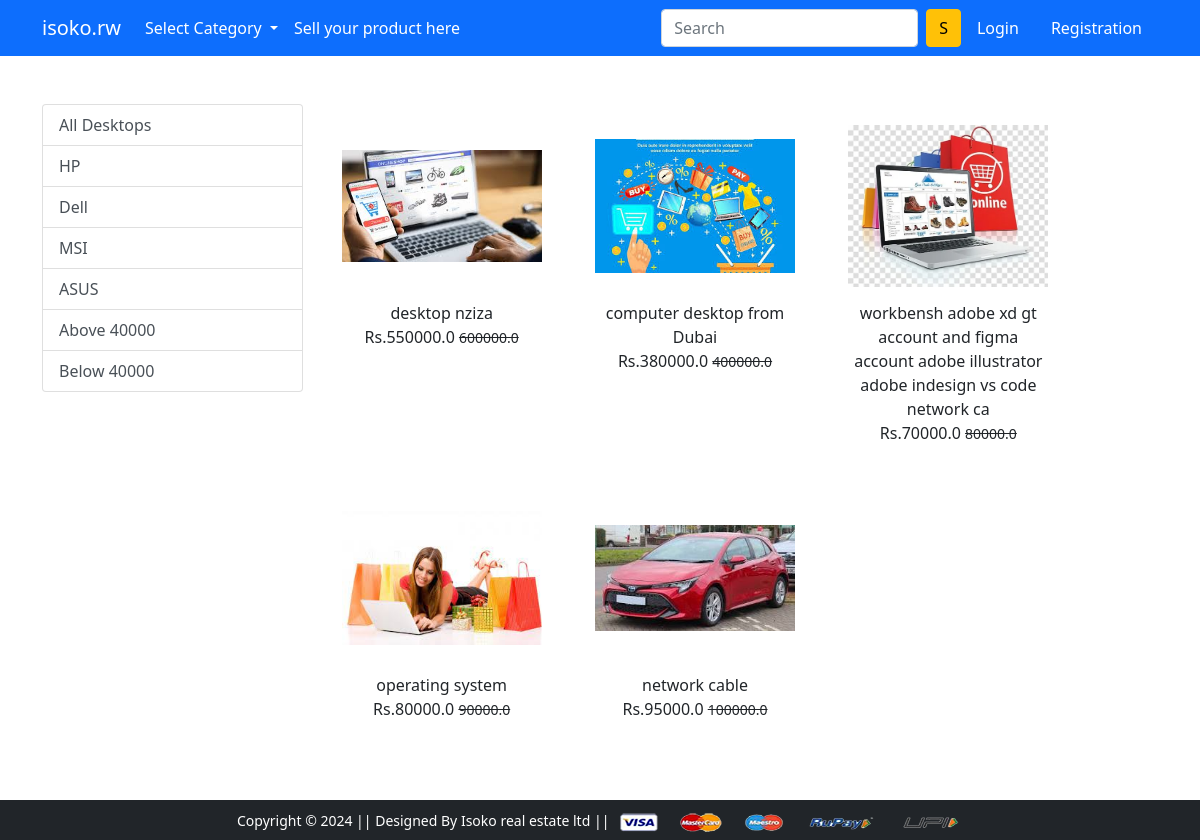
The app's page /desktop/ with its own data.
### app/models.py (models this page shows, shortened)
class Product(models.Model):
    title = models.CharField(max_length=100)
    selling_price = models.FloatField()
    discounted_price = models.FloatField()
    description = models.TextField()
    category = models.CharField(choices=CATEGORY_CHOICES,max_length=2)
    brand = models.CharField( max_length=50)
    product_image = models.ImageField(upload_to='productimg')

### app/views.py (the view)
# urls.py: path('desktop/', views.desktop, name='desktop'),
def desktop(request,data = None):
 if request.user.is_authenticated:
  cartcount = cart_count(request)
 else:
  cartcount = ''
 if data == None:
  desktops = Product.objects.filter(category='D')
 elif data in ('ASUS','HP','Dell','MSI'):
  desktops = Product.objects.filter(category='D').filter(brand = data)
 elif data == 'below_40k':
  desktops = Product.objects.filter(category='D').filter(discounted_price__lt=40000)
 elif data == 'above_40k':
  desktops = Product.objects.filter(category='D').filter(discounted_price__gt=40000)
 return render(request, 'app/desktop.html',{'desktops':desktops,'cartcount':cartcount})

### app/templates/app/desktop.html (shortened to what this page needs)
{% extends 'app/base.html' %}
{% load static %}
{% block external_css %}
<link rel="stylesheet" href="{% static "app/css/laptop.css" %}">
{% endblock external_css %}
{% block main-content %}
<div class="container my-5">
 <div class="row">
  <div class="col-sm-3">
    <div class="list-group">
     <a href="{% url 'desktop' %}" class="list-group-item list-group-item-action" aria-current='true'>All Desktops</a>
    <a href="{% url 'desktopdata' 'HP' %}" class="list-group-item list-group-item-action">HP</a>
    <a href="{% url 'desktopdata' 'Dell' %}" class="list-group-item list-group-item-action">Dell</a>
    <a href="{% url 'desktopdata' 'MSI' %}" class="list-group-item list-group-item-action">MSI</a>
    <a href="{% url 'desktopdata' 'ASUS' %}" class="list-group-item list-group-item-action ">ASUS</a>
    <a href="{% url 'desktopdata' 'above_40k' %}" class="list-group-item list-group-item-action ">Above 40000</a>
    <a href="{% url 'desktopdata' 'below_40k' %}" class="list-group-item list-group-item-action ">Below 40000</a>
        </div>
        </div>
        <div class="col-sm-8">
            <div class="row">
                {% for product in desktops %}
                <div class="col-sm-4 text-center mb-4">
                    <a href="{% url 'product-detail' product.id %}" class="btn">
                <div class="item">
                    <img src="{{product.product_image.url}}" width=200px height=230px alt="" class="img-fluid img-size">
                    <div class="fm-bold">{{product.title}}</div>
                    <div class="fm-bold">Rs.{{product.discounted_price}}
                    <small class="fw-light text-decoration-line-through">
                        {{product.selling_price}}
                    </small>
                    </div>
                </div>
            </a>
                </div>
                {% endfor %}
            </div>
        </div>
    </div>
</div>
{% endblock main-content %}

### app/templates/app/base.html (shortened to what this page needs)
<!doctype html>
{% load static %}
<html lang="en">
  <head>
    <link href="https://cdn.jsdelivr.net/npm/bootstrap@5.0.0-beta1/dist/css/bootstrap.min.css" rel="stylesheet">
    <link rel="stylesheet" href="{% static 'app/css/owl.carousel.min.css' %}">
    <link rel="stylesheet" href="{% static 'app/css/all.min.css' %}">
    <link rel="stylesheet" href="{% static 'app/css/style.css' %}">
    {% block external_css %}{% endblock external_css %}
  </head>
  <body>
   {% include "app/nav.html" %}
    {% block main-content %} {% endblock main-content %}
    <footer class="container-fluid bg-dark text-center p-2 mt-5">
        <small class="text-white">Copyright &copy; 2024 || Designed By Isoko real estate ltd || </small>
        <img src="{% static 'app/images/payment.png' %}" alt="" srcset="" class="img-fluid" height="2px">
    </footer>
  </body>
</html>

### app/templates/app/nav.html (shortened to what this page needs)
<nav class="navbar navbar-expand-lg navbar-dark bg-primary">
    <div class="container">
      <a class="navbar-brand" href="/">isoko.rw</a>
      <div class="collapse navbar-collapse" id="navbarSupportedContent">
        <ul class="navbar-nav me-auto mb-2 mb-lg-0">
          <li class="nav-item dropdown">
            <a class="nav-link dropdown-toggle text-white" href="#" id="selectcategoryDropdown" role="button" data-bs-toggle="dropdown" aria-expanded="false">
              Select Category
            </a>
          </li>
          <li class="nav-item">
            <a class="nav-link active" aria-current="page" href="{% url 'create_product' %}">Sell your product here</a>
          </li>
        </ul>
        <form class="d-flex">
          <input class="form-control me-2" type="search" placeholder="Search" aria-label="Search">
          <button class="btn btn-warning" type="submit">S</button>
        </form>
        <div>
          <ul class="navbar-nav me-auto mb-2 mb-lg-0">
           {% if request.user.is_authenticated %}
          <li class="nav-item dropdown mx-2">
             <a class="nav-link dropdown-toggle text-white" href="#" id="profileDropdown" role="button" data-bs-toggle="dropdown" aria-expanded="false">
              {{ request.user.username|capfirst }}
             </a>
             <ul class="dropdown-menu" aria-labelledby="profileDropdown">
               <li><a class="dropdown-item" href="{% url 'profile' %}">Profile</a></li>
               <li><a class="dropdown-item" href="{% url 'orders' %}">Orders</a></li>
               <li><a class="dropdown-item" href="{% url 'passwordchange' %}">Change Password</a></li>
               <li><a class="dropdown-item" href="{% url "logout" %}">Logout</a></li>
             </ul>
           </li>
           <li class="nav-item mx-2">
            <a href="{% url 'showcart' %}" class="nav-link text-white"><span class="badge bg-danger" id='cartcountbadge'>{{cartcount}}</span> Cart </a>
           </li>
           {% else %}
           <li class="nav-item mx-2">
            <a href="{% url 'login' %}" class="nav-link text-white">Login</a>
           </li>
           <li class="nav-item mx-2">
            <a href="{% url 'customerregistration' %}" class="nav-link text-white">Registration</a>
           </li>
           {% endif %}
          </ul>
        </div>
      </div>
    </div>
   </nav>

### app/static/app/css/laptop.css (style rules this page uses)
.img-size { width: 200px; height: 190px; object-fit: contain; }

### records on screen
Product: product_image (picture), title "desktop nziza", discounted_price "550000.0", selling_price "600000.0"
Product: product_image (picture), title "computer desktop from Dubai", discounted_price "380000.0", selling_price "400000.0"
Product: product_image (picture), title "workbensh adobe xd gt account and figma account adobe illustrator adobe indesign vs code network ca", discounted_price "70000.0", selling_price "80000.0"
Product: product_image (picture), title "operating system", discounted_price "80000.0", selling_price "90000.0"
Product: product_image (picture), title "network cable", discounted_price "95000.0", selling_price "100000.0"
